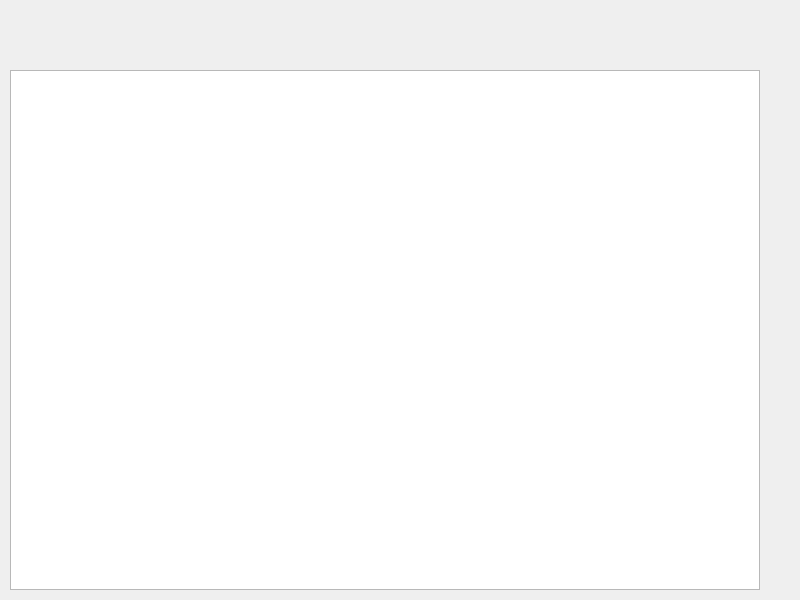
<?xml version="1.0" encoding="UTF-8"?>
<ui version="4.0">
 <class>Csp</class>
 <widget class="QWidget" name="Csp">
  <property name="geometry">
   <rect>
    <x>0</x>
    <y>0</y>
    <width>800</width>
    <height>600</height>
   </rect>
  </property>
  <property name="windowTitle">
   <string>Csp</string>
  </property>
  <widget class="QTextEdit" name="textEdit">
   <property name="geometry">
    <rect>
     <x>10</x>
     <y>70</y>
     <width>750</width>
     <height>520</height>
    </rect>
   </property>
  </widget>
 </widget>
 <resources/>
 <connections/>
</ui>
